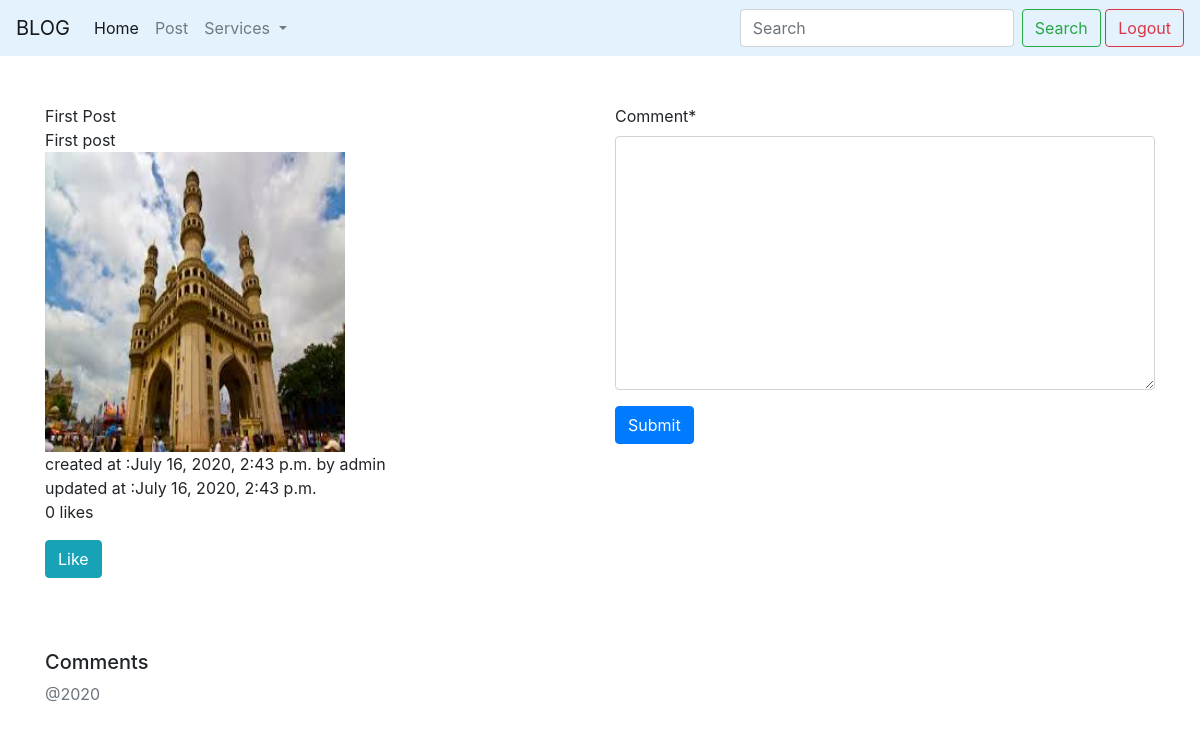
Screenshot of /detail/4/ (signed in) with the database file from the repository.
### myapp/models.py (models this page shows, shortened)
class UserTimeStamp(models.Model):
	created_at = models.DateTimeField(auto_now_add = True)
	updated_at = models.DateTimeField(auto_now = True)
	user = models.ForeignKey(User,on_delete = models.CASCADE)
	class Meta:
		abstract = True

class Post(UserTimeStamp):
	title = models.CharField(max_length = 100)
	description = models.TextField()
	image = models.ImageField(upload_to = '')
	likes = models.IntegerField(default = 0)

### myapp/views.py (the view)
# urls.py: path('detail/<int:pk>/',detail,name='detail'),
@login_required
def detail(request,pk):
    d = Post.objects.get(pk = pk)
    comments = Comment.objects.filter(post = d)
    if request.method == 'POST':
        form = CommentForm(request.POST)
        if form.is_valid():
            comment = form.cleaned_data['comment']
            c = Comment(post = d,comment = comment,user = request.user)
            c.save()
            context = {'post':d,'form':form,'comments':comments}
       	    return render(request, 'detail.html', context)
    else:
        form = CommentForm()
        context = {'post':d,'form':form,'comments':comments}
        return render(request, 'detail.html', context)

### myapp/forms.py
class CommentForm(forms.ModelForm):
	class Meta:
		model = Comment
		fields = ['comment']

### myapp/templates/detail.html (shortened to what this page needs)
{% extends 'base.html' %}
{% load crispy_forms_tags %}
{% block content %}
<div class="row">
	<div class="col-6">
{{post.title}}<br>
{{post.description}}<br>
<img src="{{post.image.url}}" height="300" width="300"><br>
created at :{{post.created_at}} by {{post.user}}<br>
updated at :{{post.updated_at}}
<br>
<div>
<p id="likes">{{post.likes}} likes</p>
<button class="btn btn-info" onclick="onClick()">Like</button>
</div>
<br>
</div>
<div class="col-6">
<form action="" method="post">
    {{ form|crispy }}
    <input class="btn btn-primary" type="submit" value="Submit">
</form>
</div>
</div>
<br><br>
<h5>Comments</h5>
{% endblock %}

### rows the page displays
Post: title "First Post", description "First post", image (picture), created_at "July 16, 2020, 2:43 p.m.", user "admin", updated_at "July 16, 2020, 2:43 p.m.", likes "0"
